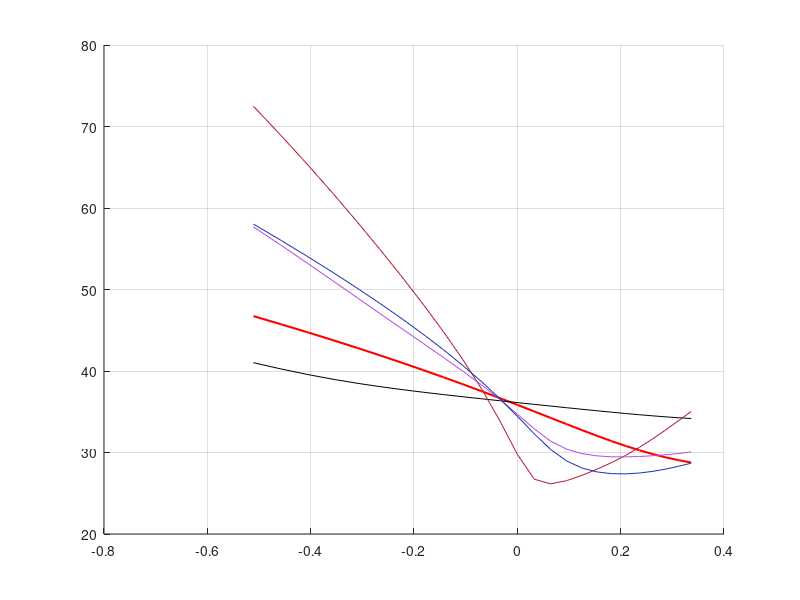

Here is the MATLAB script that generated this plot: (Note: this script raises an error after producing the figure.)
function Randomized_Bates_model
close all;clc;
% Randomization of the Bates model.
% 
% The code provided is based on the article 'On Randomization of Affine Diffusion Processes
% with Application to Pricing of Options on VIX and S&P 500' by Lech A. Grzelak, 
% L.A. Grzelak@uu.nl
% 
% @article{grzelakRAnD,
%title = {On randomization of affine diffusion processes with application to pricing of options on VIX and S&P 500},
%journal = {Applied Mathematics and Computation},
%volume = {508},
%pages = {129598},
%year = {2026},
%issn = {0096-3003},
%doi = {https://doi.org/10.1016/j.amc.2025.129598},
%url = {https://www.sciencedirect.com/science/article/pii/S0096300325003248},
%author = {Lech A. Grzelak},
%}

K = linspace(60,140,25)/100;

% The number of Quadrature points
N = 9;

% The Bates model parameters
r         = 0.0;
muJ       = -0.1; 
sigmaJ    = 0.06; 
xiP       = 0.08; 
kappa     = 0.5; 
gamma     = 0.5;
vbar      = 0.13;
rho       = -0.7;
T         = 1/12;
v0        = 0.13; 
S0        = 1;
CP        = 'c';

% REFERENCE: Implied Volatilities for the Bates model with constant
% parameters
cf_Bates       = @(u)ChFBates(u, T, kappa,vbar,gamma,rho, v0, r, muJ, sigmaJ, xiP);
Call_COS_Bates = CallPutOptionPriceCOSMthd(cf_Bates,CP,S0,r,T,K',1000,8);
IV_COS_Bates   = ImpliedVols(K,Call_COS_Bates,S0,T,r,0.3);
figure(1)
set(gca, 'ColorOrder', [0 0 0; 0.7 0.1 0.2;0.7 0.3 0.9;0.1 0.2 0.7]); 
hold on;grid on;
plot(log(K),IV_COS_Bates*100,'r','LineWidth',1.5)

%%%%%%%%%%%%%%%% Randomization of vol-vol (gamma) %%%%%%%%%%%%%%%%%%%%%%%%%%%%%%
p1Vec = [0.01,0.2,0.1,0.75];
p2Vec = [0.25,5,2,1.75];

% Randomization with Uniform distribution
leg={strcat('$\gamma = ',num2str(gamma),'$')};
idx =1;
for i =1 :length(p1Vec)
    p1 = p1Vec(i);
    p2 = p2Vec(i);
    [x_i,w_i]    = UniformCollocation(p1,p2,N); 
    EX = sum(x_i.*w_i);
    cf_generic    = @(u)ChFBates_RAnD(u, T, kappa, vbar, rho, v0, r, muJ, sigmaJ, xiP, x_i, w_i);
    Call_COS_RAnD = CallPutOptionPriceCOSMthd(cf_generic,CP,S0,r,T,K',1000,8);
    IV_COS_RAnD   = ImpliedVols(K,Call_COS_RAnD,S0,T,r,0.3);
    plot(log(K),IV_COS_RAnD*100)
    idx = idx +1;
    leg{idx}={strcat('$\gamma \sim ',' \mathcal{U}([',num2str(p1),',',num2str(p2),']),','\;\;\;  {\bf{E}}[\gamma]= ',num2str(EX),'$')};
    
end  

legend(string(leg),'interpreter','latex')
title('Implied Volatilities for RAnD Bates Model')
xlabel('Strike, K (log-moneyness)')
ylabel('Implied Volatility, [%]')

% Exact pricing of European Call/Put option with the Black-Scholes model
function value=BS_Call_Option_Price(CP,S_0,K,sigma,tau,r)
% Black-Scholes Call option price
d1    = (log(S_0 ./ K) + (r + 0.5 * sigma^2) * tau) / (sigma * sqrt(tau));
d2    = d1 - sigma * sqrt(tau);
if lower(CP) == 'c' || lower(CP) == 1
    value =normcdf(d1) * S_0 - normcdf(d2) .* K * exp(-r * tau);
elseif lower(CP) == 'p' || lower(CP) == -1
    value =normcdf(-d2) .* K*exp(-r*tau) - normcdf(-d1)*S_0;
end

function [IV]=ImpliedVols(K,C,S0,T,r,initial)
IV=zeros([length(K),1]);
for i = 1:length(K)
    IV(i)=ImpliedVolatility('c',C(i),K(i),T,S0,r,initial);
end

function impliedVol = ImpliedVolatility(CP,marketPrice,K,T,S_0,r,initialVol)
    func = @(sigma) (BS_Call_Option_Price(CP,S_0,K,sigma,T,r) - marketPrice);
    impliedVol = fzero(func,initialVol);

function cf=ChFBates(u, tau, kappa,vBar,gamma,rho, v0, r, muJ, sigmaJ, xiP)
i     = complex(0,1);

% functions D_1 and g
D_1  = sqrt(((kappa -i*rho*gamma.*u).^2+(u.^2+i*u)*gamma^2));
g    = (kappa- i*rho*gamma*u-D_1)./(kappa-i*rho*gamma*u+D_1);    

% complex valued functions A and C
C = (1/gamma^2)*(1-exp(-D_1*tau))./(1-g.*exp(-D_1*tau)).*(kappa-gamma*rho*i*u-D_1);
A = i*u*r*tau + kappa*vBar*tau/gamma^2 * (kappa-gamma*rho*i*u-D_1)-2*kappa*vBar/gamma^2*log((1-g.*exp(-D_1*tau))./(1-g));

% Adjustment for the Bates model
A = A - xiP*i*u*tau*(exp(muJ+1/2*sigmaJ^2)-1) + xiP*tau*(exp(i*u*muJ-1/2*sigmaJ^2*u.^2)-1);

% ChF for the Bates model
cf = exp(A + C * v0);

function CfTotal=ChFBates_RAnD(u, tau, kappa,vBar,rho, v0, r, muJ, sigmaJ, xiP, x_i, w_i)
i     = complex(0,1);

CfTotal = zeros([1,length(u)]);
for k = 1: length(x_i)
    % Get realization for gamma
    gamma = x_i(k);
                
    % functions D_1 and g
    D_1  = sqrt(((kappa -i*rho*gamma.*u).^2+(u.^2+i*u)*gamma^2));
    g    = (kappa- i*rho*gamma*u-D_1)./(kappa-i*rho*gamma*u+D_1);    

    % complex valued functions A and C
    C = (1/gamma^2)*(1-exp(-D_1*tau))./(1-g.*exp(-D_1*tau)).*(kappa-gamma*rho*i*u-D_1);
    A = i*u*r*tau + kappa*vBar*tau/gamma^2 * (kappa-gamma*rho*i*u-D_1)-2*kappa*vBar/gamma^2*log((1-g.*exp(-D_1*tau))./(1-g));

    % Adjustment for the Bates model
    A = A - xiP*i*u*tau*(exp(muJ+1/2*sigmaJ^2)-1) + xiP*tau*(exp(i*u*muJ-1/2*sigmaJ^2*u.^2)-1);

    % ChF for the Bates model
    cf = exp(A + C * v0);
    CfTotal = CfTotal + cf.*w_i(k);
end

function [x_i,w_i]=UniformCollocation(a,b,N)

a_idx =@(k)a.^(0:1:k);
b_idx =@(k)b.^(k:-1:0);

EX = @(k)1./(k+1)*sum(a_idx(k).*b_idx(k));
% Moments for standard nodmal i.e. N(0,1)
for i=1:N+1
    for j=1:N+1
        if (i==1&&j==1)
        M(i,j)=1;
        else
        M(i,j)=EX(i+j-2);
        end
    end
end

%%% Zeros as the diagonal of Matrix B
[x_i,w_i]     = FindCollocationPoints(M);

function [x_i,w_i] = FindCollocationPoints(M)

[N,~] =size(M);
N =N-1;

R=chol(M);

alpha(1)  =  R(1,2);
beta(1)   =  (R(2,2)/R(1,1))^2;
for i=2:N-1
    alpha(i) =R(i,i+1)/R(i,i)-R(i-1,i)/R(i-1,i-1);
    beta(i)  =(R(i+1,i+1)/R(i,i))^2;
end
alpha(N)=R(N,N+1)/R(N,N)-R(N-1,N)/R(N-1,N-1);

%%% Construction of the array and zeros calculation
J=diag(sqrt(beta),-1)+diag(alpha,0)+diag(sqrt(beta),1);
[w_i,B]   = eig(J);

w_i=(w_i(1,:)).^2;
w_i= w_i';

%%% Zeros as the diagonal of Matrix B
x_i     = diag(B);

function value = CallPutOptionPriceCOSMthd(cf,CP,S0,r,tau,K,N,L)
i = complex(0,1);
% cf   - characteristic function as a functon, in the book denoted as \varphi
% CP   - C for call and P for put
% S0   - Initial stock price
% r    - interest rate (constant)
% tau  - time to maturity
% K    - vector of strikes
% N    - Number of expansion terms
% L    - size of truncation domain (typ.:L=8 or L=10)  

x0 = log(S0 ./ K);   

% Truncation domain
a = 0 - L * sqrt(tau); 
b = 0 + L * sqrt(tau);

k = 0:N-1;              % row vector, index for expansion terms
u = k * pi / (b - a);   % ChF arguments

H_k = CallPutCoefficients(CP,a,b,k);
temp    = (cf(u) .* H_k).';
temp(1) = 0.5 * temp(1);     % adjust the first element by 1/2

mat = exp(i * (x0 - a) * u);  % matrix-vector manipulations

% Final output
value = exp(-r * tau) * K .* real(mat * temp);

% Coefficients H_k for the COS method
function H_k = CallPutCoefficients(CP,a,b,k)
    if lower(CP) == 'c' || CP == 1
        c = 0;
        d = b;
        [Chi_k,Psi_k] = Chi_Psi(a,b,c,d,k);
         if a < b && b < 0.0
            H_k = zeros([length(k),1]);
         else
            H_k = 2.0 / (b - a) * (Chi_k - Psi_k);
         end
    elseif lower(CP) == 'p' || CP == -1
        c = a;
        d = 0.0;
        [Chi_k,Psi_k]  = Chi_Psi(a,b,c,d,k);
         H_k = 2.0 / (b - a) * (- Chi_k + Psi_k);       
    end

function [chi_k,psi_k] = Chi_Psi(a,b,c,d,k)
    psi_k        = sin(k * pi * (d - a) / (b - a)) - sin(k * pi * (c - a)/(b - a));
    psi_k(2:end) = psi_k(2:end) * (b - a) ./ (k(2:end) * pi);
    psi_k(1)     = d - c;
    
    chi_k = 1.0 ./ (1.0 + (k * pi / (b - a)).^2); 
    expr1 = cos(k * pi * (d - a)/(b - a)) * exp(d)  - cos(k * pi... 
                  * (c - a) / (b - a)) * exp(c);
    expr2 = k * pi / (b - a) .* sin(k * pi * ...
                        (d - a) / (b - a))   - k * pi / (b - a) .* sin(k... 
                        * pi * (c - a) / (b - a)) * exp(c);

    chi_k = chi_k .* (expr1 + expr2);
